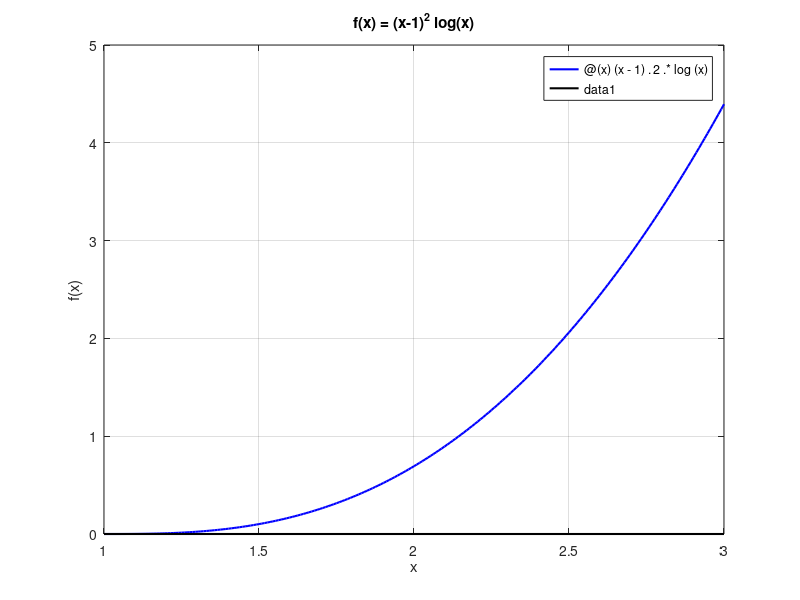

MATLAB code to generate this figure: (Note: this script raises an error after producing the figure.)
% ==========================================
% ESERCIZIO: Newton vs Newton modificato per la radice multipla di f(x) = (x-1)^2 log(x)
% ==========================================

clear; clc;  % Pulisco workspace e command window

% --- Parametri di input ---
f  = @(x) (x - 1).^2 .* log(x);                 % Funzione: radice x = 1 di molteplicità 3
df = @(x) 2*(x - 1).*log(x) + (x - 1).^2 ./ x;  % Derivata prima (regola del prodotto)
a = 1; b = 3;                                   % Intervallo dell'esercizio
x0 = 2;                                         % Punto iniziale in [a, b]
tol = 1e-9;                                     % Tolleranza sullo scarto
itmax = 100;                                    % Numero massimo di iterazioni
r = 3;                                          % Molteplicità: (x-1)^2 * log(x) ≈ (x-1)^3 vicino a 1

% --- Grafico della funzione ---
figure(1);
% 1. Disegno la funzione f(x)
fplot(f, [a b], 'b-', 'LineWidth', 1.5);
hold on;  % Mantengo la figura per aggiungere l'asse x

% 2. Disegno l'asse x
plot([a b], [0 0], 'k-', 'LineWidth', 1.5);
hold off;

% 3. Aggiungo titolo, etichette e griglia
title('f(x) = (x-1)^2 log(x)');
xlabel('x');
ylabel('f(x)');
grid on;

% --- Punto 1: Newton (r = 1) e Newton modificato (r = 3) ---
[xN, iterN, scartiN] = newtonmod(f, df, x0, tol, itmax, 1);
[xM, iterM, scartiM] = newtonmod(f, df, x0, tol, itmax, r);

% Stampo i risultati del metodo modificato (poche iterazioni)
fprintf('Newton modificato (r = %d, x0 = %g) \n', r, x0);
fprintf('%5s %22s %14s \n', 'k', 'x_k', 'scarto s_k');
fprintf('%5d %22.15f %14s \n', 1, xM(1), '-');
for k = 2:iterM+1
    fprintf('%5d %22.15f %14.2e \n', k, xM(k), scartiM(k-1));
end

% Riepilogo a confronto
fprintf('\n%-40s %20s %20s \n', '', 'Newton (r = 1)', sprintf('Modificato (r = %d)', r));
fprintf('%-40s %20.15f %20.15f \n', 'Soluzione approssimata:', xN(end), xM(end));
fprintf('%-40s %20d %20d \n', 'Iterazioni eseguite:', iterN, iterM);
fprintf('%-40s %20.4f %20s \n', 'Rapporto ultimi scarti |s_k / s_(k-1)|:', abs(scartiN(end) / scartiN(end-1)), '-');
fprintf('%-40s %20.4f %20s \n', 'Valore teorico (r-1)/r:', (r - 1) / r, '-');

% --- Punto 2: confronto dei profili di convergenza (grafico unico, due curve) ---
figure(2);
% 1. Disegno gli scarti di Newton modificato
semilogy(1:iterM, abs(scartiM), 'b-o', 'LineWidth', 1.5);
hold on;  % Mantengo la figura per aggiungere Newton classico

% 2. Disegno gli scarti di Newton classico
semilogy(1:iterN, abs(scartiN), 'r-o', 'LineWidth', 1.5);
hold off;

% 3. Aggiungo titolo, etichette, legenda e griglia
title('Profilo di convergenza Newton Modificato versus Newton');
xlabel('iter');
ylabel('abs(scarto)');
legend('Newton Modificato', 'Newton');
grid on;


% --- Salvataggio del grafico per il README ---
cartella = fullfile(fileparts(mfilename('fullpath')), 'img');                       % Cartella img accanto allo script
if ~exist(cartella, 'dir'), mkdir(cartella); end                                     % La creo se non esiste
exportgraphics(figure(2), fullfile(cartella, 'scriptmod.png'), 'Resolution', 150);   % Salvo il confronto Newton vs modificato
